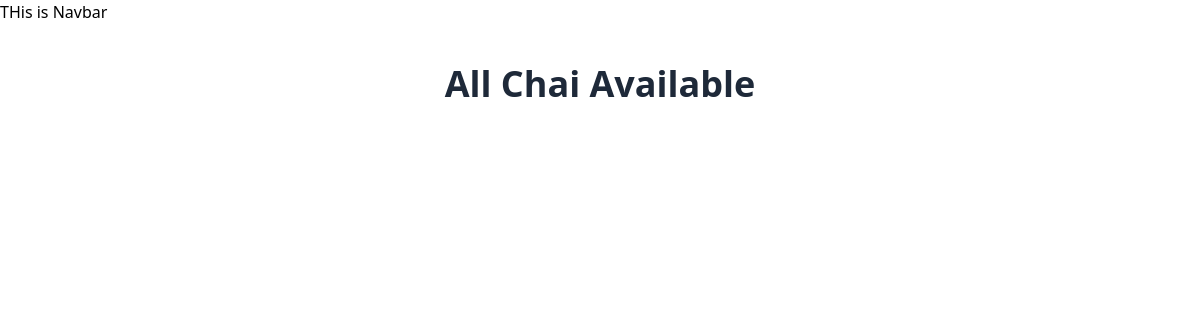
Page /chai/ on the earlier database version.
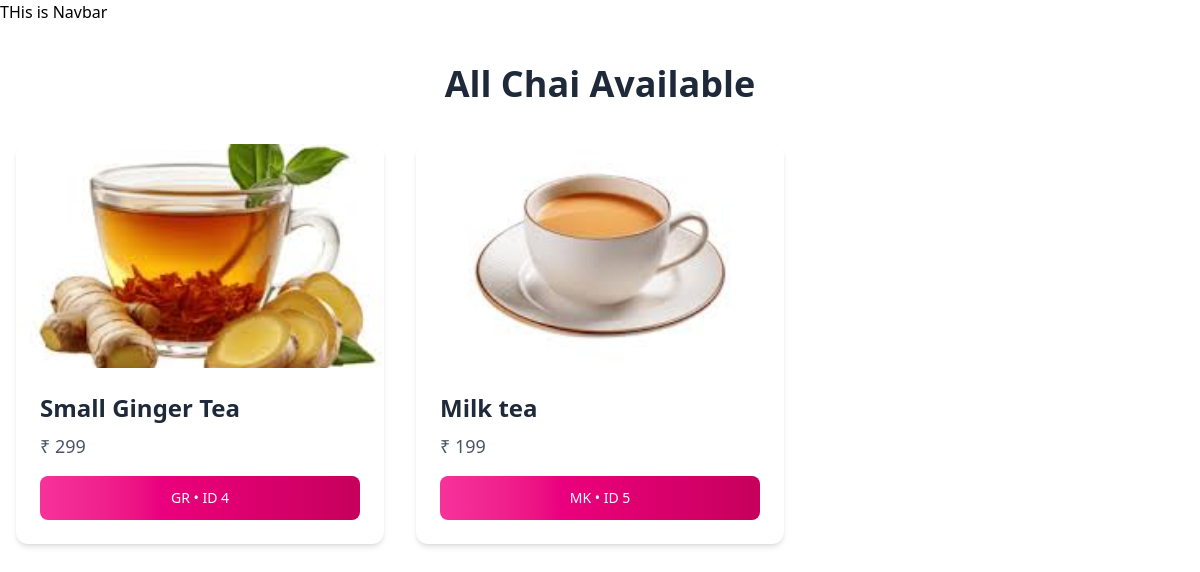
Same page on the later database version.
### website/models.py (models this page shows, shortened)
class ChaiVarity(models.Model):
    CHAI_TYPE_CHOICES = [
        ('ML', 'Masala'),
        ('MK', 'Milk'),
        ('EL', 'Elaichi'),
        ('GR', 'Ginger'),
        ('PL', 'Plain')
    ]
    name = models.CharField(max_length=100)
    image = models.ImageField(upload_to='chai_image/')
    date_add = models.DateTimeField(default=timezone.now)
    chai_type = models.CharField(max_length=2, choices=CHAI_TYPE_CHOICES)
    description = models.TextField(default='')
    price = models.CharField(max_length=20, default="")

### website/views.py (the view)
# urls.py: path('', views.all_chai, name="all_chai"),
def all_chai(request):
    chais = ChaiVarity.objects.all()
    return render(request, 'website/home.html', {'chais': chais})

### website/templates/website/home.html (shortened to what this page needs)
{% extends "layout.html" %}
{% block content %}
<div class="max-w-7xl mx-auto px-4 py-10">
    <h1 class="text-4xl font-bold text-center text-gray-800 mb-10">
        All Chai Available
    </h1>
    <div class="grid gap-8 sm:grid-cols-2 lg:grid-cols-3">
        {% for chai in chais %}
        <div class="bg-white rounded-xl shadow-md overflow-hidden hover:shadow-xl transition duration-300">
            <img
                src="{{ chai.image.url }}"
                alt="{{ chai.name }}"
                class="w-full h-56 object-cover"
            >
            <div class="p-6">
                <h3 class="text-2xl font-semibold text-gray-800 mb-2">
                    {{ chai.name }}
                </h3>
                <p class="text-lg text-gray-600 mb-4">
                    ₹ {{ chai.price }}
                </p>
                <a href="{% url 'chai_details' chai.id %}">
                    <button
                        type="button"
                        class="w-full text-white bg-gradient-to-r from-pink-500 via-pink-600 to-pink-700
                               hover:from-pink-600 hover:to-pink-800
                               focus:outline-none focus:ring-4 focus:ring-pink-300
                               font-medium rounded-lg text-sm px-5 py-3 text-center transition"
                    >
                        {{ chai.chai_type }} • ID {{ chai.id }}
                    </button>
                </a>
            </div>
        </div>
        {% endfor %}
    </div>
</div>
{% endblock %}

### templates/layout.html (shortened to what this page needs)
{% load static tailwind_tags %}
{% load static %}
<!DOCTYPE html>
<html lang="en">
<head>
    <link rel="stylesheet" href="{% static 'style.css' %}">
    {% tailwind_css %}
</head>
<body>
    <nav> THis is Navbar</nav>
    {% block content %}{% endblock %}
</body>
</html>

Differences in the rows shown:
added ChaiVarity: image (picture), name "Small Ginger Tea", price "299", chai_type "GR", id "4"
added ChaiVarity: image (picture), name "Milk tea", price "199", chai_type "MK", id "5"
